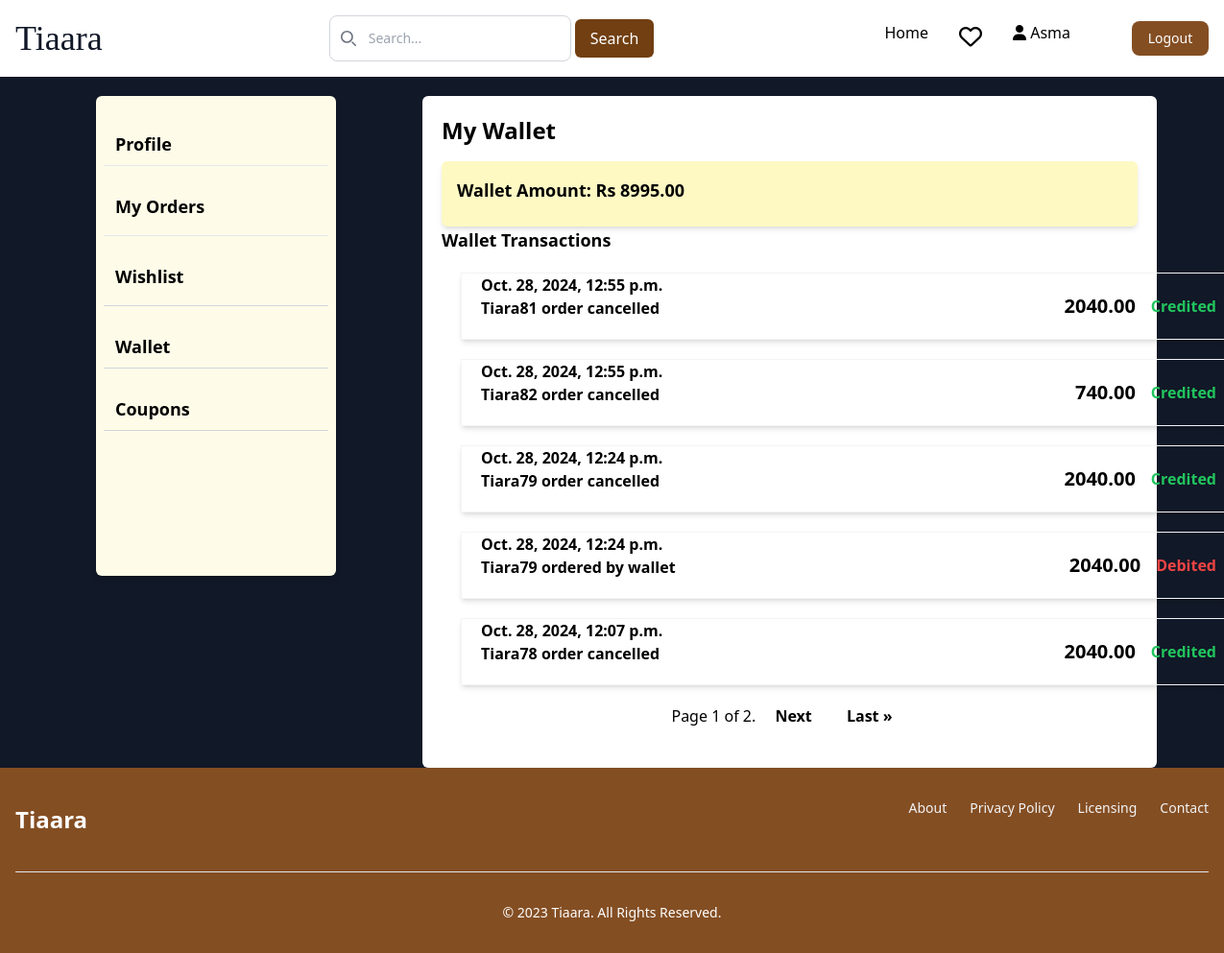
Screenshot of /userdetails/wallet/ (signed in) with the database file from the repository.
### authentication/models.py (models this page shows, shortened)
class Custom_user(AbstractBaseUser, PermissionsMixin):
    email = models.EmailField(unique=True)
    password = models.CharField(max_length=50)
    otp = models.IntegerField(default=0000)
    otp_created_at = models.DateTimeField(auto_now=True)
    otp_expiry = models.DurationField(default=timezone.timedelta(minutes=1))
    is_active = models.BooleanField(default=True)
    is_verified = models.BooleanField(default=False)
    created_date = models.DateField(auto_now_add=True)
    name = models.CharField(max_length=50)
    date_of_birth = models.CharField(max_length=50)
    phone_Number = models.CharField(max_length=10)
    address = models.TextField()
    gender = models.CharField(max_length=10)
    is_staff = models.BooleanField(default=False)
    pro_pic = models.ImageField(upload_to="User/image/User")
    referal_code = models.CharField(max_length=12, unique=True, blank=True, null=True)
    USERNAME_FIELD = 'email'
    objects = CustomUserManager()

### userdetails/models.py (models this page shows)
class Wallet(models.Model):
    user=models.OneToOneField(Custom_user, on_delete=models.CASCADE)
    balance=models.DecimalField(default=0, max_digits=10,decimal_places=2)

class WalletTransaction(models.Model):
    user = models.ForeignKey(Custom_user, on_delete=models.CASCADE)
    amount = models.DecimalField(max_digits=10, decimal_places=2)
    transaction_type = models.CharField(max_length=20, choices=[('debit', 'Debit'), ('credit', 'Credit')])
    timestamp = models.DateTimeField(auto_now_add=True)
    transaction_details=models.CharField(max_length=20, default=None)

### userdetails/views.py (the view)
# urls.py: path('wallet/',views.wallet, name="wallet"),
@login_required(login_url='login')
def wallet(request):
    wallets = Wallet.objects.get(user=request.user)
    all_transactions = WalletTransaction.objects.filter(user=request.user).order_by('-timestamp')
    paginator = Paginator(all_transactions, 5)  # Show 10 transactions per page
    page_number = request.GET.get('page')
    try:
        transactions = paginator.page(page_number)
    except PageNotAnInteger:
        transactions = paginator.page(1)
    except EmptyPage:
        transactions = paginator.page(paginator.num_pages)
    return render(request, 'user/wallet.html', {'wallets': wallets, 'transactions':transactions})

### templates/user/wallet.html (shortened to what this page needs)
  {% extends 'base.html' %}
  {% block content %}
  {% include 'profile.html' %}
  {% if wallets %}
  <div class="container mx-auto p-5 rounded-md mt-5 bg-white" style="width:60%; height:700px">
    <h2 class="text-2xl font-bold mb-4">My Wallet</h2>
    <div class="bg-yellow-100 p-4 rounded-md shadow-md max-w-screen-md " >
      <div class="flex flex-col">
        <p class="text-lg mb-2 font-semibold">Wallet Amount: <span class="ml-auto">Rs {{wallets.balance}}</span></p>
    </div>
  {% endif %}
</div>
  <h1 class="text-lg font-semibold">Wallet Transactions</h1>
            {% for transaction in transactions %}
            <div class="w-3/4 m-5 border border-gray-100 font-semibold shadow-md flex justify-between" style="width:800px; height:70px;">
              <div>
              <p class="ml-5">{{ transaction.timestamp }}</p>
              <p class="font-semibold ml-5 ">{{order.id}} {{ transaction.transaction_details }}</p>
            </div>
            <div class="flex items-center m-3 space-x-4">
                  <p class="text-xl font-semibold ">{{ transaction.amount }}</p>
                  <br>
                  {% if transaction.transaction_type == 'debit' %}
                      <p class="text-red-500 ml-2 font-semibold">Debited</p>
                  {% else %}
                      <p class="text-green-500 ml-2 font-semibold">Credited</p>
                  {% endif %}
              </div>
          </div>
        {% endfor %}
        <div class="flex justify-center mt-5">
        <div class="pagination">
          <span class="step-links">
              <span class="current">
                  Page {{ transactions.number }} of {{ transactions.paginator.num_pages }}.
              </span>
              {% if transactions.has_next %}
              <a href="?page={{ transactions.next_page_number }}" class="m-4 font-semibold">Next</a>
              <a href="?page={{ transactions.paginator.num_pages }}" class="m-4 font-semibold">Last &raquo;</a>
              {% endif %}
          </span>
      </div>
  </div>
</div>
</div>
  {% endblock content%}

### templates/base.html (shortened to what this page needs)
{% load static %}
<!DOCTYPE html>
<head>
  <link rel="stylesheet" href="{% static 'css/styles.css' %}">
  <script src="https://cdn.tailwindcss.com"></script>
  <link href="https://cdnjs.cloudflare.com/ajax/libs/flowbite/2.2.0/flowbite.min.css" rel="stylesheet" />
  <link rel="stylesheet" href="https://cdnjs.cloudflare.com/ajax/libs/font-awesome/6.4.2/css/all.min.css">
 <link rel="stylesheet" href="https://cdnjs.cloudflare.com/ajax/libs/remixicon/3.5.0/remixicon.css"
 />
</head>
<body>
  <div style=" display: flex; flex-direction: column;">
</body>
<nav class=" bg-white ">
  <div class="max-w-screen-xl flex flex-wrap items-center justify-between mx-auto p-4">
    <a href="{% url 'home' %}" class="flex items-center space-x-3 rtl:space-x-reverse">
      <h1 class="font-serif self-center text-4xl text-gray-900 font-medium  ">Tiaara</h1>
    </a>
    <div class="relative hidden md:block">
      <div class="absolute inset-y-0 start-0 flex items-center ps-3 pointer-events-none">
      </div>
      <form method="POST" action="{% url 'search' %}">
        <div class="flex">
      <input type="text" id="search" name="search"
        class="block w-full p-2 ps-10 text-sm text-gray-900 border border-gray-300 rounded-lg bg-white  "
        placeholder="Search...">
        <button class="px-4 py-2 m-1 bg-yellow-900 text-white rounded-md" type="submit">Search</button>
        </form>
      </div>
    </div>
    <div class="hidden w-full md:block md:w-auto" id="navbar-solid-bg">
      <ul
        class="flex flex-col font-medium mt-4 rounded-lg bg-gray-50 md:space-x-8 rtl:space-x-reverse md:flex-row md:mt-0 md:border-0 md:bg-transparent dark:bg-gray-800 md:dark:bg-transparent dark:border-gray-700">
        <li>
          <a href="{% url 'home' %}"
            class="block py-2 px-3 md:p-0 text-black bg-black-700 rounded md:bg-transparent md:text-black-700 md:dark:text-black-500 dark:bg-brown-600 md:dark:bg-transparent text-brown"
            aria-current="page">Home</a>
        </li>
        {% if request.user.is_authenticated %}
        <li>
          <a href="{% url 'wishlist' %}">
            <i class="fa-regular fa-heart text-2xl relative">
            </i></a>
        </li>
      <li>
        <a href="{% url 'profile' %}"><i class="fa-solid fa-user fa-3xl"></i>
        <span>{{ request.user.name }}</span></a>
      </li>
        <li>
          <button type="button"
            class="text-white bg-[#844E23] w-20  focus:ring-4 focus:outline-none  font-medium rounded-lg text-sm px-4 py-2 text-center "><a
              href="{% url 'logout' %}" onclick="return confirm('Are you sure you want to Logout?')">Logout</a>
            </button>
        </li>
        {% endif %}
      </ul>
    </div>
</nav>
<div class=""  style="">
  {% block content %}
  {% endblock content %}
</div>
  <footer class="bg-[#844E23] ">
    <div class="w-full max-w-screen-xl mx-auto p-4 md:py-8">
      <div class="sm:flex sm:items-center sm:justify-between">
        <span class="self-center text-2xl font-semibold whitespace-nowrap text-white">Tiaara</span>
        <ul class="flex flex-wrap items-center mb-6 text-sm font-medium text-gray-100">
          <li>
            <a href="#" class="hover:underline me-4 md:me-6 ">About</a>
          </li>
          <li>
            <a href="#" class="hover:underline me-4 md:me-6 ">Privacy
              Policy</a>
          </li>
          <li>
            <a href="#" class="hover:underline me-4 md:me-6 ">Licensing</a>
          </li>
          <li>
            <a href="#" class="hover:underline ">Contact</a>
          </li>
        </ul>
      </div>
      <hr class="my-6 border-gray-200 sm:mx-auto dark:border-gray-700 lg:my-8" />
      <span class="block text-sm  sm:text-center text-white ">©
        2023 <a href="https://tiara.com/" class="hover:underline ">Tiaara</a>.
        All Rights Reserved.</span>
    </div>
  </footer>
</body>

### rows the page displays
Custom_user: user.name "Asma"
Wallet: balance "8995.00"
WalletTransaction: transaction_type "Credited"
WalletTransaction: transaction_type "Credited"
WalletTransaction: transaction_type "Credited"
WalletTransaction: transaction_type "Debited"
WalletTransaction: transaction_type "Credited"

### other values shown
{{ transactions.number }} "1"
{{ transactions.paginator.num_pages }} "2"
